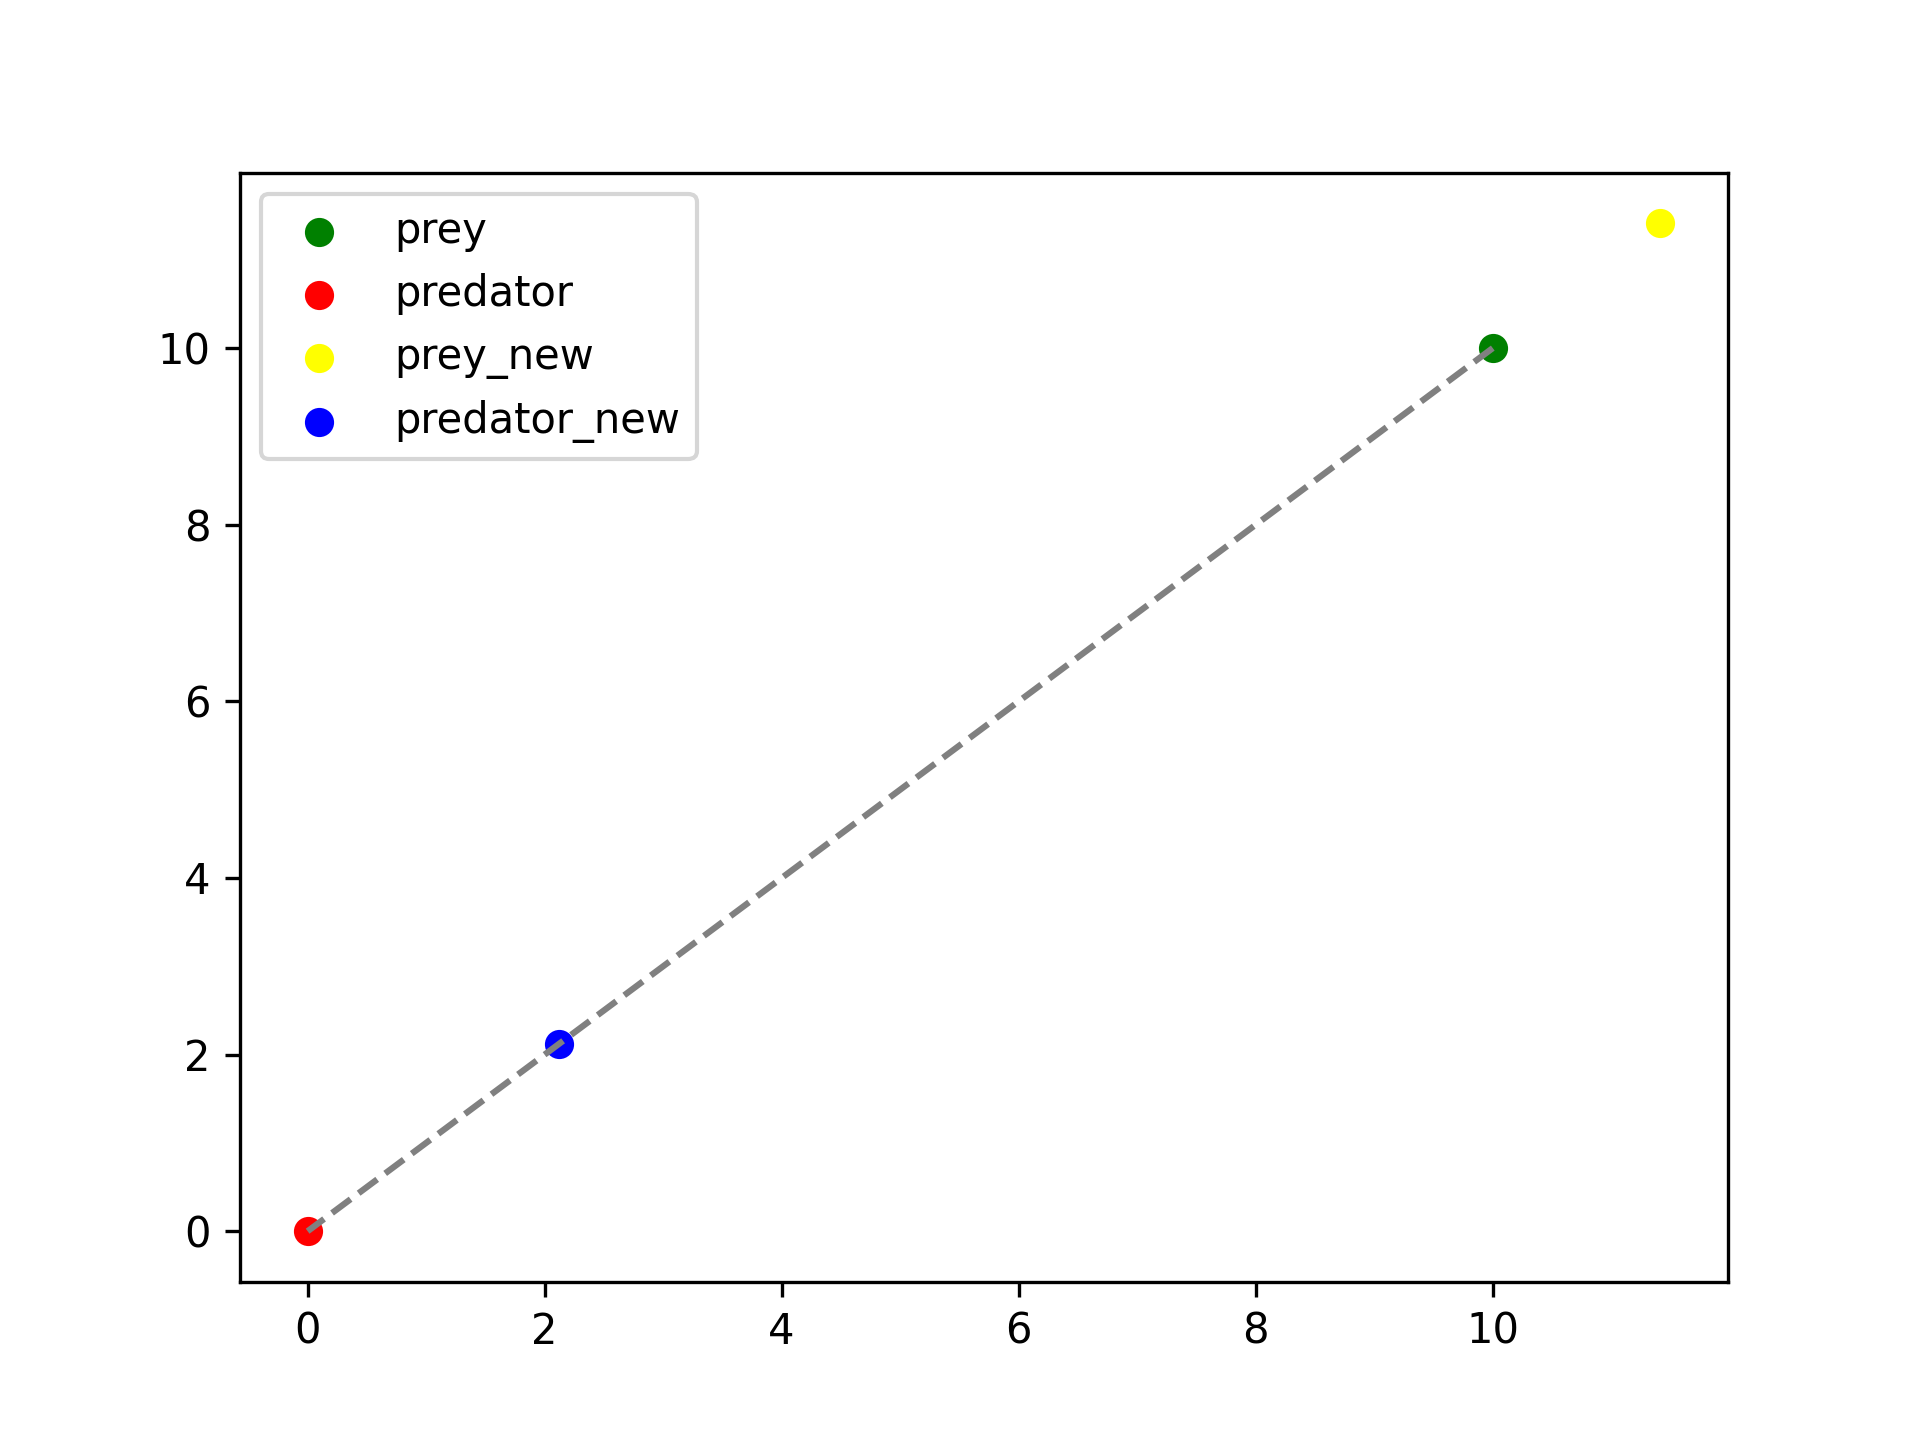

Source code (Python):
# @Author  : Mei Jiaojiao
# @Time    : 2023/11/30 17:11
# @Software: PyCharm
# @File    : angle.py

import numpy as np
import matplotlib.pyplot as plt


class Prey:
    def __init__(self, x, y):
        self.x = x
        self.y = y


class Predator:
    def __init__(self, x, y):
        self.x = x
        self.y = y


def main():
    # 创建猎物和捕食者的初始位置
    prey = Prey(10, 10)
    predator = Predator(0, 0)

    # 绘制猎物和捕食者的初始位置
    plt.scatter(prey.x, prey.y, c='green', label='prey')
    plt.scatter(predator.x, predator.y, c='red', label='predator')
    plt.plot([prey.x, predator.x], [prey.y, predator.y], c='grey', linestyle='--')

    # 追逐过程
    for timestep in range(1):
        # 计算捕食者朝着猎物的方向移动两个单位距离后的新位置
        prey_speed = 2
        predator_speed = 3
        angle = np.arctan2(prey.y - predator.y, prey.x - predator.x)
        prey.x = prey.x + np.cos(angle) * prey_speed
        prey.y = prey.y + np.sin(angle) * prey_speed
        predator.x = predator.x + np.cos(angle) * predator_speed
        predator.y = predator.y + np.sin(angle) * predator_speed
        # print('current predator position: ({}, {})'.format(predator.x, predator.y))
        print('current prey position: ({}, {})'.format(prey.x, prey.y))

        # 绘制追逐后的新位置
        plt.scatter(prey.x, prey.y, c='yellow', label='prey_new')
        plt.scatter(predator.x, predator.y, c='blue', label='predator_new')
        # plt.plot([prey.x, predator.x], [prey.y, predator.y], c='grey', linestyle='--')

    # 绘制图例和展示图形
    plt.legend()
    plt.savefig('angle.png', dpi=300)
    plt.show()


if __name__ == "__main__":
    main()
